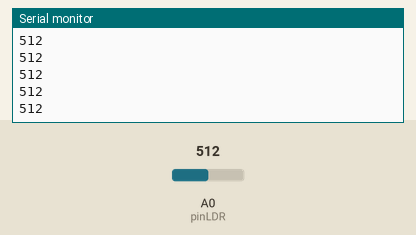
A sketch run on a simulated Arduino Uno, built with avr-gcc and run on an emulated ATmega328P. Parts: the last lines printed to the serial monitor. Inputs (shaded band) come from the test bench; at power-on: A0 (pinLDR) = 512.

Above: at 1.2 s.
1.3 s: A0 (pinLDR) set to 716
At 1.31 s:
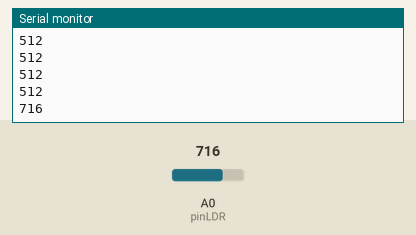
2.8 s: A0 (pinLDR) set to 900
At 2.81 s:
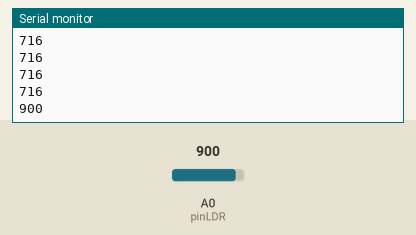
Timing chart, 0 to 5.8 s (numbered marks = the images above; inputs shaded):
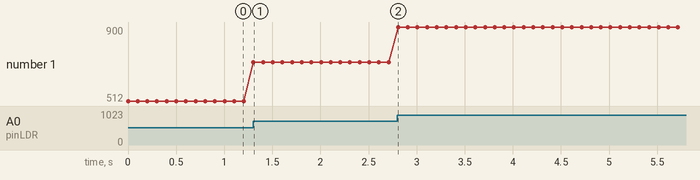

The sketch:

Sensor_LDR.ino
```cpp
int valorLDR = 0;
int pinLDR = A0;

void setup() {
  Serial.begin(9600);
}

void loop() {
  valorLDR = analogRead(pinLDR);
  Serial.println(valorLDR);
  delay(100);
}
```

Measured:
- after the input at 1.3 s, the serial monitor: prints a new line at once (image 1)
- after the input at 2.8 s, the serial monitor: prints a new line at once (image 2)
- plotted number 1: 512 → 716 after the input at 1.3 s, 716 → 900 after the input at 2.8 s
